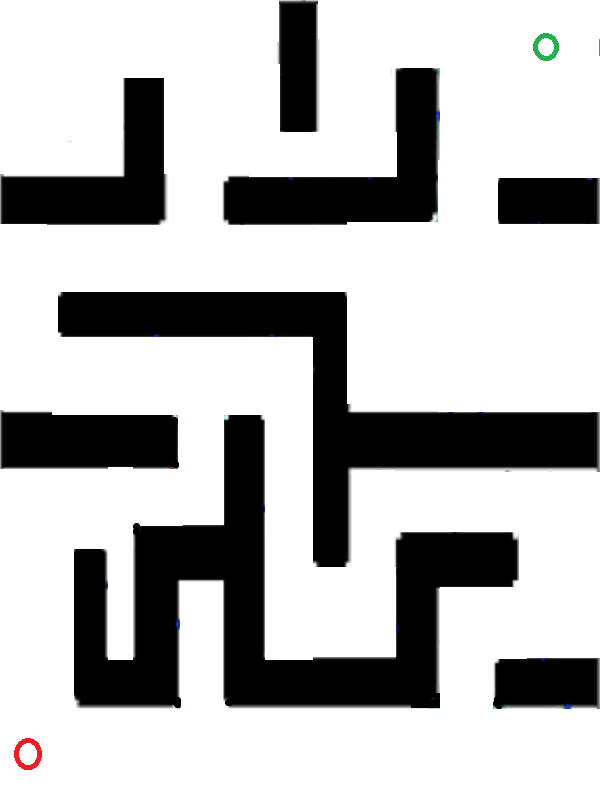
#> input picture 2021作业/hw5/18329015_郝裕玮_Lab4_RRT路径规划/RRT_planning/maze.png, 600 x 800 px, found by its file name
$ python 'RRT Algorithm.py'
#> lines starting #> are read from the running program, lines starting #| are printed output that depends on the picture; after the words box and inside, x2 and y2 are one past the last pixel; in counts of white or black regions, pixels touching at a corner belong together
#!/usr/bin/env python
# coding: utf-8

# In[25]:


import cv2 #图像处理需要的库 OpenCV
import numpy as np
import math
import copy

#碰撞检测，检验路径上的点是否越界或为障碍物点（与check_path共同检验）
def check_point(point, map_img):
    point = np.mat(point) #先将这些点转换为矩阵
    not_obstacle = True #验证是否为障碍点

    #若该点仍在图像范围内
    if (point[:, 0] < map_img.shape[0] and
        point[:, 1] < map_img.shape[1] and
        point[:, 0] >= 0 and
        point[:, 1] >= 0):
        #若在图像范围内但路径上有点的像素值为0（黑色，即该路径中间碰到了障碍）
        if map_img[point[:, 1], point[:, 0]] == 0:
            not_obstacle = False
    else:#路径上有某一点已经不在图像范围内
        not_obstacle = False

    return not_obstacle

#检验某点周围的邻域范围内是否无障碍点
def not_obstacle_in_area(x, y, d, map_img):
    #d代表邻域范围，检验的范围为与该点距离为d的4邻域（上下左右）和距离为根号2d的8邻域（4个斜向方向）
    if x < map_img.shape[1] and x >= 0 and y < map_img.shape[0] and y >= 0 and map_img[x,y]!=0     and x-d < map_img.shape[1] and x-d >= 0 and y < map_img.shape[0] and y >= 0 and map_img[x-d,y]!=0     and x < map_img.shape[1] and x >= 0 and y-d < map_img.shape[0] and y-d >= 0 and map_img[x,y-d]!=0     and x-d < map_img.shape[1] and x-d >= 0 and y-d < map_img.shape[0] and y-d >= 0 and map_img[x-d,y-d]!=0     and x+d < map_img.shape[1] and x+d >= 0 and y < map_img.shape[0] and y >= 0 and map_img[x+d,y]!=0     and x < map_img.shape[1] and x >= 0 and y+d < map_img.shape[0] and y+d >= 0 and map_img[x,y+d]!=0     and x+d < map_img.shape[1] and x+d >= 0 and y+d < map_img.shape[0] and y+d >= 0 and map_img[x+d,y+d]!=0     and x+d < map_img.shape[1] and x+d >= 0 and y-d < map_img.shape[0] and y-d >= 0 and map_img[x+d,y-d]!=0     and x-d < map_img.shape[1] and x-d >= 0 and y+d < map_img.shape[0] and y+d >= 0 and map_img[x-d,y+d]!=0:
        return True #若8个邻域点和自身均不为障碍物点，则默认为该点邻域范围内无障碍点
    return False

#碰撞检测，检验路径上的点是否越界或为障碍物点（与check_point共同检验）
def check_path(point_current, point_other, map_img):
    #首先确保连线的两点周围的邻域范围内无障碍点
    if not_obstacle_in_area(point_current[0,1], point_current[0,0], 11, map_img)     and not_obstacle_in_area(point_other[0,1], point_other[0,0], 11, map_img):
        #取横向、纵向较大值，确保经过的每个像素都被检测到
        step_length = max(abs(point_current[0, 0] - point_other[0, 0]), abs(point_current[0, 1] - point_other[0, 1]))
        path_x = np.linspace(point_current[0, 0], point_other[0, 0], step_length + 1)
        path_y = np.linspace(point_current[0, 1], point_other[0, 1], step_length + 1)
        #检验路径连线上的点是否越界或为障碍点（调用check_point函数）
        for i in range(int(step_length + 1)):
            if check_point([int(math.ceil(path_x[i])), int(math.ceil(path_y[i]))], map_img):
                return True
    return False

#计算两点间欧氏距离（即直线距离）
def EuclidenDistance(point_a, point_b):
    #point_a可以是矩阵形式的点集，该函数将返回一个矩阵，每行对应各点与point_b的直线距离
    distance = np.sqrt(np.sum(np.multiply(point_a - point_b, point_a - point_b), axis=1))
    return distance

#画出RRT树形图和最终路线图
def result_plot(map_img, rrt_tree, length, width):
    # 首先绘制树形图
    # 设置树形图图相关参数：点的大小，颜色和线的粗细
    point_size = 3
    point_color = (0, 127, 0)
    thickness = 4
    #将矩阵转化为数组并转为整型，再转化为元组，以供cv2使用
    vertex = np.around(np.array(rrt_tree)).astype(int)
    vertex_tuple = tuple(map(tuple, vertex))
    map_img1 = copy.deepcopy(map_img) #需要进行深拷贝，而不是引用，否则会导致img1和img2一样

    #画出RRT树中所有点的节点并连线
    for point in vertex_tuple:
        cv2.circle(map_img1, point[0 : 2], point_size, point_color, thickness)
        if point[0] != 0:
            cv2.line(map_img1, point[0 : 2], vertex_tuple[point[2]][0 : 2], (255,150,150), 2)

    #通过回溯来绘制最优路径
    #并且通过优化连接点数量使得最终路径更加平滑
    #将离目标点最近的点a与其父节点b的父节点c进行连接，再从点c开始继续这个循环
    #三角形法则：(ac < ab + bc)，得到的路径比最初的路径会更短且更平滑
    point_a_index = -1 #用于定位rrt_tree数组的最后一个元素（离目标点最近的点a）
    while point_a_index != 0: #直至遍历到rrt_tree数组的第一个元素（即遍历结束）
        point_b_index = rrt_tree[point_a_index, 2] #point_b_index为a的父节点索引
        point_c_index = rrt_tree[point_b_index, 2] #point_c_index为b的父节点索引
        #连接a与c，(0,0,0)代表连线颜色的RGB(黑色)，3为线段粗细程度
        cv2.line(map_img1,vertex_tuple[point_a_index][0 : 2], vertex_tuple[point_c_index][0 : 2],(0,0,0),3)
        point_a_index = point_c_index #将起始点转移到c，继续该循环

    img1 = cv2.resize(map_img1,(width,length))#将图像尺寸变为初始尺寸
    cv2.imwrite('C:\\Users\\93508\\Desktop\\tree.png', img1)#图像存储路径

    #去掉无关点，绘制用于小车巡线的最终路线图
    map_img2 = copy.deepcopy(map_img) #需要进行深拷贝，而不是引用，否则会导致img1和img2一样
    #相同的步骤绘制路线图
    point_a_index = -1 #用于定位rrt_tree数组的最后一个元素（离目标点最近的点a）
    while point_a_index != 0: #直至遍历到rrt_tree数组的第一个元素（即遍历结束）
        point_b_index = rrt_tree[point_a_index, 2] #point_b_index为a的父节点索引
        point_c_index = rrt_tree[point_b_index, 2] #point_c_index为b的父节点索引
        #连接a与c，(0,0,0)代表连线颜色的RGB(黑色)，3为线段粗细程度
        cv2.line(map_img2,vertex_tuple[point_a_index][0 : 2], vertex_tuple[point_c_index][0 : 2],(0,0,0),3)
        point_a_index = point_c_index #将起始点转移到c，继续该循环

    img2 = cv2.resize(map_img2,(width,length))#将图像尺寸变为初始尺寸
    cv2.imwrite('C:\\Users\\93508\\Desktop\\result.png', img2)#图像存储路径

    #将img1和img2放在同一个窗口下展示
    imgs = np.hstack([img1,img2])
    cv2.imshow("1", imgs)
    cv2.waitKey()#防止图像一闪而过


#RoadMap类：读入图片，将其二值化为网格图，并进行一系列操作
class RoadMap(object):
    def __init__(self, map_img):
        #读取图像尺寸
        self.length = map_img.shape[0]
        self.width = map_img.shape[1]

        #为方便后续操作，将图像尺寸的长宽均设置为更小的那个值（图片转为正方形）
        squad = min(self.length, self.width)
        map_img = cv2.resize(map_img,(squad,squad))
        self.map = map_img

        #s设置图像的起点和终点
        self.point_start = np.mat([550, 20]) #运动规划的起点
        self.point_end = np.mat([20,565]) #运动规划的终点

    # RRT算法
    def rrt_planning(self, **param):
        ''' 快速扩展随机树算法（RRT算法）
        Args:
            **param: 关键字参数，用以配置规划参数
                     step: 搜索步长，默认20。int
                     dis: 判断阈值，默认20。float
                     cnt: 尝试次数。默认20000。int
        Return:
            本函数没有返回值，但会根据计算结果赋值（或定义）以下属性变量：
                self.rrt_tree: 所生成的rrt树。numpy.mat
                    数据含义: [[横坐标, 纵坐标, 父节点索引]]，其中第一个点（起点）为根，最后一个点（终点）为树枝
        Example:
            mr = RoadMap(img)
            mr.rrt_planning(s=25, t=30, l=15000, pic='None')
        '''

        # 关键字参数处理
        if 'step' in param:
            step_size = param['step'] #搜索步长step_size
        if 'dis' in param:
            area = param['dis'] #判断阈值area
        if 'cnt' in param:
            limit_try = param['cnt'] #尝试次数limit_try

        # 地图灰度化
        image_gray = cv2.cvtColor(self.map, cv2.COLOR_BGR2GRAY)

        # 地图二值化
        # cv2.THRESH_BINARY表示阈值的二值化操作，大于阈值使用maxval表示，小于阈值使用0表示
        # 大于127的像素点置为255（白色），小于127的像素点置为0（黑色）
        ret,img_binary = cv2.threshold(image_gray, 127, 255, cv2.THRESH_BINARY)

        # 初始化 RRT 树:[横坐标，纵坐标，父节点索引]
        rrt_tree = np.hstack((self.point_start, [[0]]))
        # 初始化尝试次数
        num_try = 0
        # 路径规划是否成功
        path_found = False

        #开始limit_try次随机尝试
        while num_try <= limit_try:
            #随机生成采样点
            #在每次选择生长方向时，有一定的概率会向着目标点延伸
            #也有一定的概率会随机在地图内选择一个方向延伸一段距离
            #在这里设置两种概率均为0.5
            if np.random.rand() < 0.5:
                #在地图范围内随机采样一个像素
                sample = np.mat(np.random.randint(0, img_binary.shape[0] - 1, (1, 2)))
            else:
                sample = self.point_end

            #计算各点与当前随机采样点的距离
            #找出rrt树中离当前随机采样点最近的点
            mat_distance = EuclidenDistance(rrt_tree[:, 0 : 2], sample)

            #argmin用于找出距离最小点的索引
            index_close = np.argmin(mat_distance, 0)[0, 0] #末尾索引用来取出数值，否则index_close变为矩阵
            point_close = rrt_tree[index_close, 0 : 2]

            #从距离最小点向当前采样点移动step_size距离，并进行碰撞检测
            #计算出移动方向（角度）
            theta_dir = math.atan2(sample[0, 0] - point_close[0, 0], sample[0, 1] - point_close[0, 1])
            #得到移动后的点point_new
            point_new = point_close + step_size * np.mat([math.sin(theta_dir), math.cos(theta_dir)])

            #将坐标化为整数（矩阵转数组，元素int化，再转矩阵）
            point_new = np.around(np.array(point_new)).astype(int)
            point_new = np.mat(point_new)

            #若两点间连线失败（有障碍物），则继续下一次循环
            if not check_path(point_close, point_new, img_binary):
                num_try = num_try + 1
                continue

            #若连线成功，则先检验point_new和终点point_end的距离是否小于判断阈值area
            #若在范围内则代表两个点属于同一个点，默认路径规划成功，已到达终点
            if EuclidenDistance(point_new, self.point_end) < area:
                path_found = True
                #将point_new加入到rrt树，设置为新节点
                point_new = np.hstack((point_new, [[index_close]]))
                rrt_tree = np.vstack((rrt_tree, point_new))
                break

            #若point_new尚未到达终点的邻域范围内，则计算rrt树中各点与point_new的距离
            mat_distance = EuclidenDistance(rrt_tree[:, 0 : 2], point_new)
            if np.min(mat_distance, 0) < area:
                num_try = num_try + 1 #若存在距离小于area的，则point_new与该点重合，直接继续下次循环
                continue
            #若均大于判断阈值area，则证明point_new未与rrt树中任何一个点重合，可将其添加到rrt树中
            #设置离新点point_new最近的节点为其父节点
            #父节点索引为index_close
            else:
                point_new = np.hstack((point_new, [[index_close]]))
                rrt_tree = np.vstack((rrt_tree, point_new))

        #路径规划成功则开始画图，反之不画图
        if path_found == True:
            print('规划成功！')
            self.rrt_tree = rrt_tree
            result_plot(self.map, self.rrt_tree, self.length, self.width) #绘图
        else:
            print('没有找到解。')

#主函数
if __name__=="__main__":

    #读取图像
    image_path = "C:\\Users\\93508\\Desktop\\maze.png"
    img = cv2.imread(image_path)
#> img is the input picture: shape (800, 600, 3); mean B, G, R 184.8, 184.8, 184.8

    #开始RRT路径规划
    print('开始RRT路径规划...')
    res = RoadMap(img)
    #这里可修改三项参数步长step，距离阈值dis，尝试次数cnt
    res.rrt_planning(step = 10, dis = 10, cnt = 200000)
#> in rrt_planning, `ret,img_binary = cv2.threshold(image_gray, 127, 255, cv2.THRESH_BINARY)`:
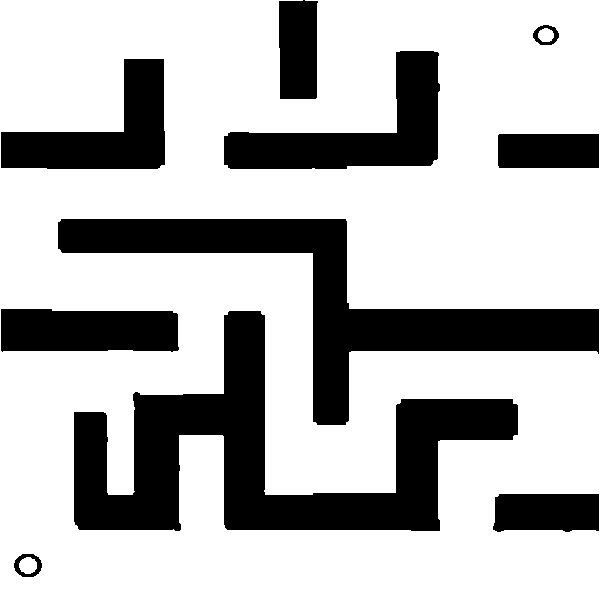
#> img_binary: shape (600, 600); 72.3% white; 10 black regions, largest, box (x1, y1, x2, y2) and area: (74, 311, 518, 531) 35225, (58, 219, 599, 425) 26381, (224, 51, 440, 169) 10805
#> the loop in result_plot, `for point in vertex_tuple:` made 955 passes
#> point on passes 1 to 3: (550, 20, 0), (540, 22, 0), (534, 30, 1)
#> after the loop in result_plot, `for point in vertex_tuple:`:
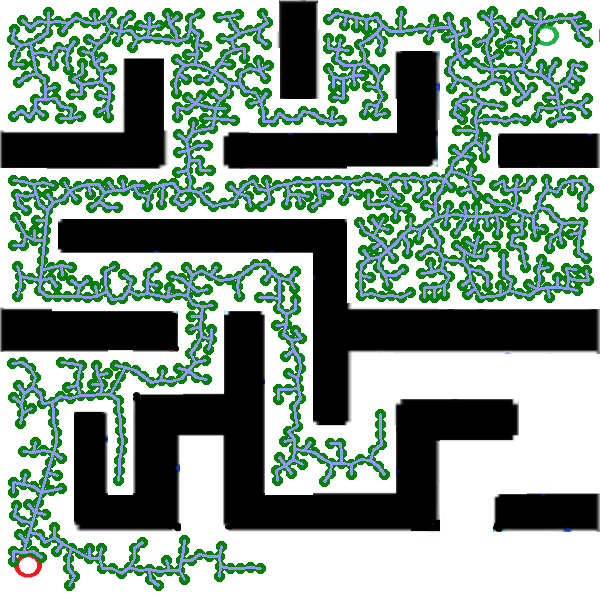
#> map_img1: shape (600, 600, 3); mean of channels 0, 1, 2 141.5, 154.8, 133.3; drawn as B, G, R
#> after the loop in result_plot, `while point_a_index != 0:`:
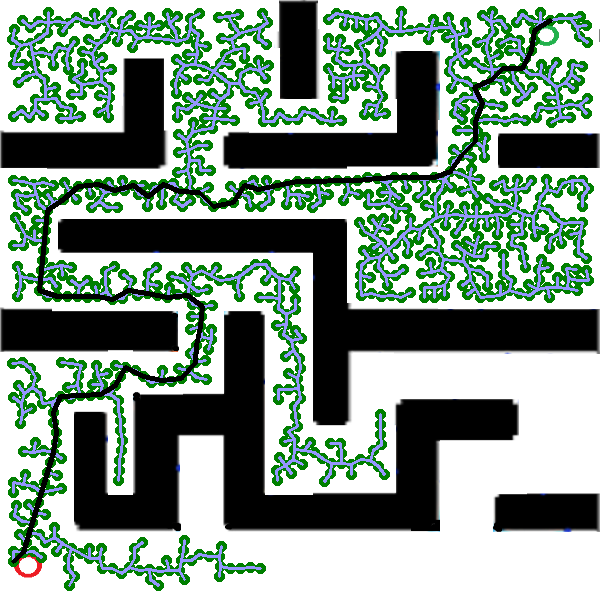
#> map_img1: shape (600, 600, 3); 1.77% of pixels changed, all inside (x1, y1, x2, y2) = (11, 18, 553, 564); drawn as B, G, R
#> in result_plot, `img1 = cv2.resize(map_img1,(width,length))#将图像尺寸变为初始尺寸`:
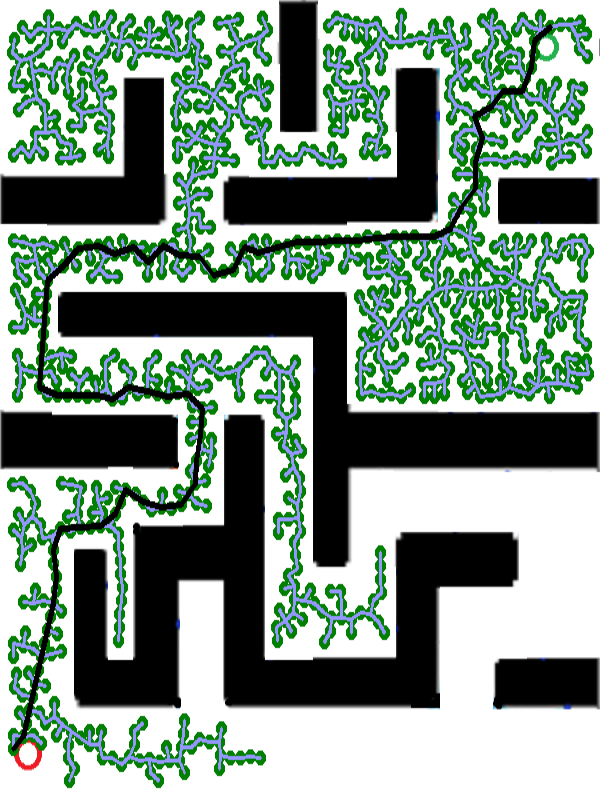
#> img1: shape (800, 600, 3); mean of channels 0, 1, 2 138.8, 152.3, 131.6; drawn as B, G, R
#> after the loop in result_plot, `while point_a_index != 0:`:
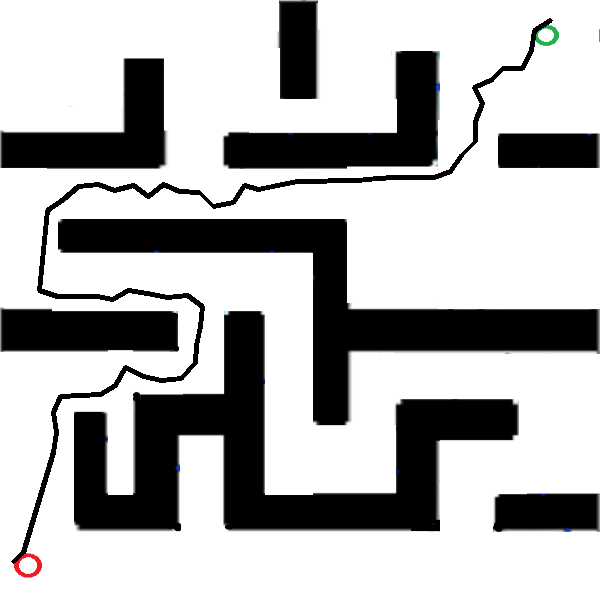
#> map_img2: shape (600, 600, 3); mean of channels 0, 1, 2 180.3, 180.3, 180.3; drawn as B, G, R
#> in result_plot, `img2 = cv2.resize(map_img2,(width,length))#将图像尺寸变为初始尺寸`:
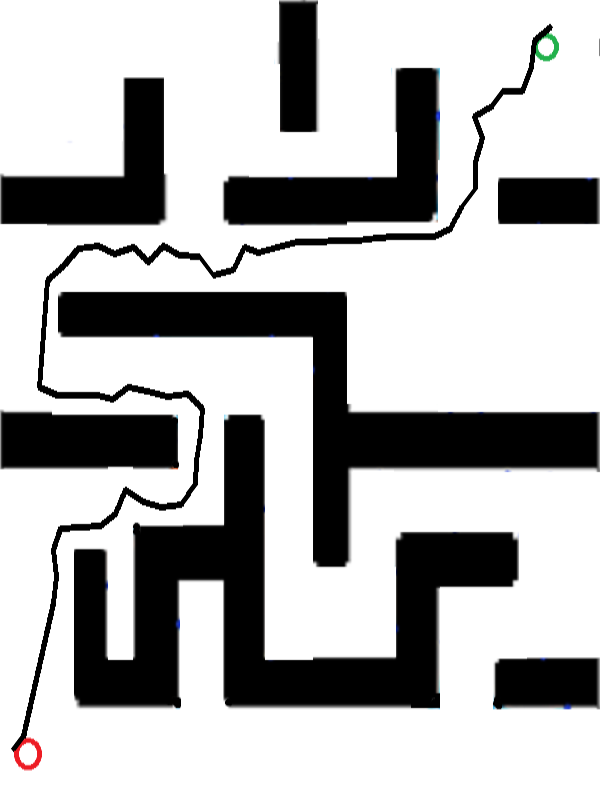
#> img2: shape (800, 600, 3); mean of channels 0, 1, 2 180.3, 180.3, 180.3; drawn as B, G, R
#> in result_plot, `imgs = np.hstack([img1,img2])`:
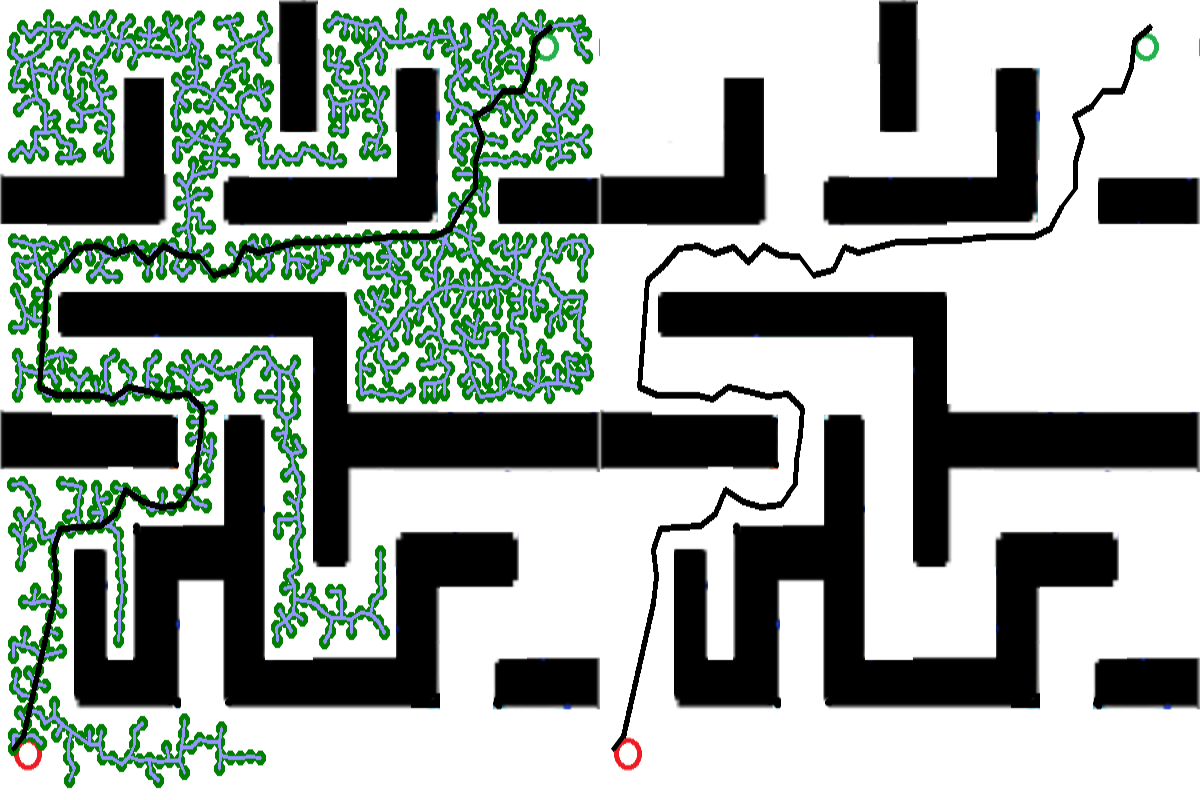
#> imgs: shape (800, 1200, 3); mean of channels 0, 1, 2 159.6, 166.3, 156; drawn as B, G, R
